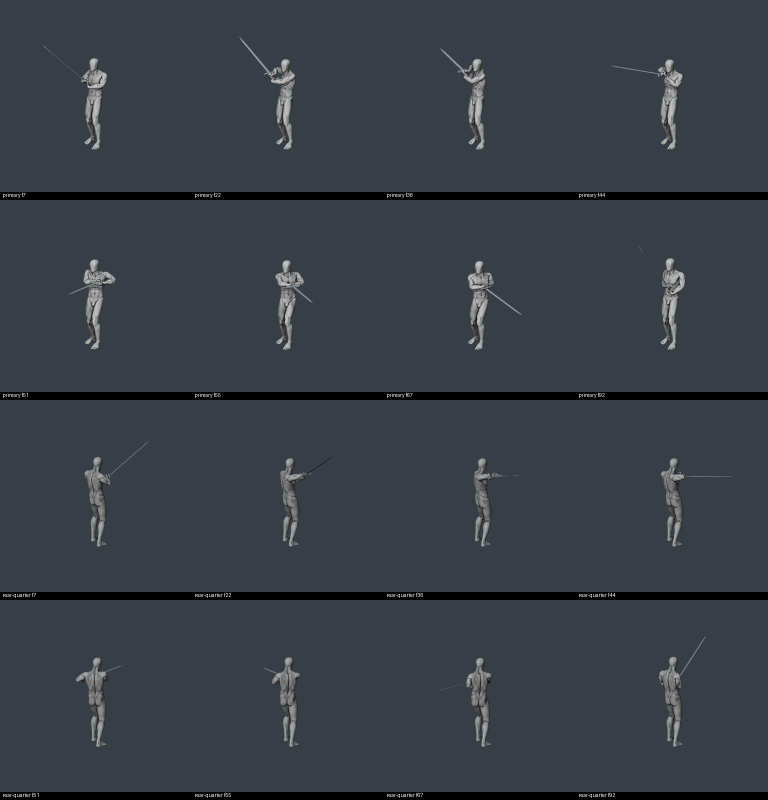
#> input picture Docs/Review/animation-intervals.jpg, 1536 x 1600 px, given in place of 01_neutral_front.png, which was not available (shown at 1/2 size)
$ python PackageCharacterFoundation.py
#> lines starting #> are read from the running program, lines starting #| are printed output that depends on the picture; pictures that were not available may be replaced by others from this repository, and a replacement may not be noted
"""Package actual source renders; no generated/concept imagery substitutes for geometry."""
import sys,json,hashlib
from pathlib import Path
ROOT=Path(__file__).resolve().parents[1]
sys.path.insert(0,str(ROOT/'Saved/VideoRuntime'))
from PIL import Image,ImageDraw,ImageFont
P=ROOT/'ArtSource/CharacterReset/CF_v001';R=P/'Review'
def font(n):return ImageFont.truetype('C:/Windows/Fonts/segoeui.ttf',n)
def sheet(name,entries,cols=3,width=480):
#> called with name = 'proportions.jpg', cols = 3, width = 480
    h=round(width*1150/900);gap=16;header=100;caption=65
    rows=(len(entries)+cols-1)//cols
    im=Image.new('RGB',(cols*width+(cols+1)*gap,header+rows*(h+caption+gap)),(19,27,34));d=ImageDraw.Draw(im)
#> after `im = Image.new('RGB', (cols * width + (cols + 1) * gap, header + rows `:
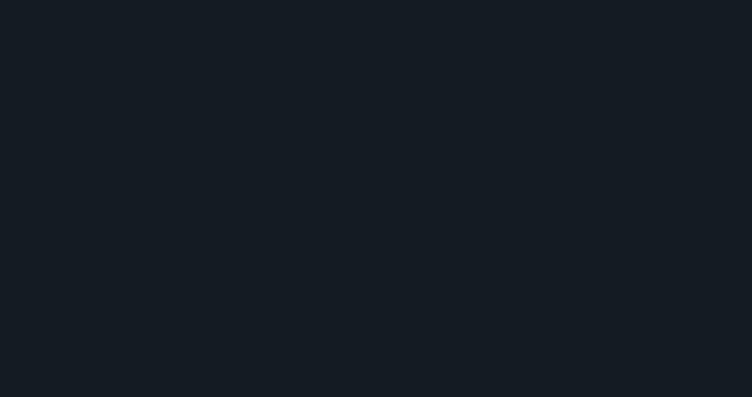
#> im: PIL image 1504x794 RGB (shown at 1/2 size); mean R, G, B 19, 27, 34
    d.text((20,15),'CF_v001  /  CHARACTER FOUNDATION',font=font(28),fill=(234,232,220))
    d.text((20,57),'Actual mesh renders • 180 cm adult study • linear skinning • visual review pending',font=font(17),fill=(164,189,199))
    for i,(file,label,detail) in enumerate(entries):
        x=gap+(i%cols)*(width+gap);y=header+(i//cols)*(h+caption+gap)
        src=Image.open(R/file).convert('RGB');src=src.resize((width,h),Image.Resampling.LANCZOS);im.paste(src,(x,y))
#> in sheet, src is the input picture: PIL image 1536x1600 RGB; mean R, G, B 55.1, 61.6, 70.9
#> after `src = src.resize((width, h), Image.Resampling.LANCZOS)`:
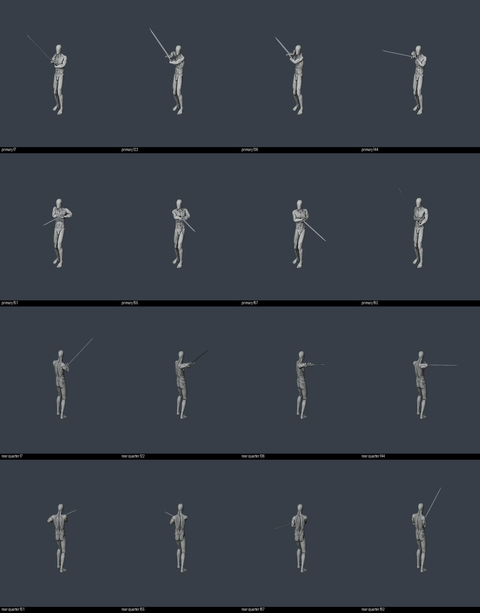
#> src: PIL image 480x613 RGB; mean R, G, B 55.1, 61.7, 70.9
#> after `im.paste(src, (x, y))`:
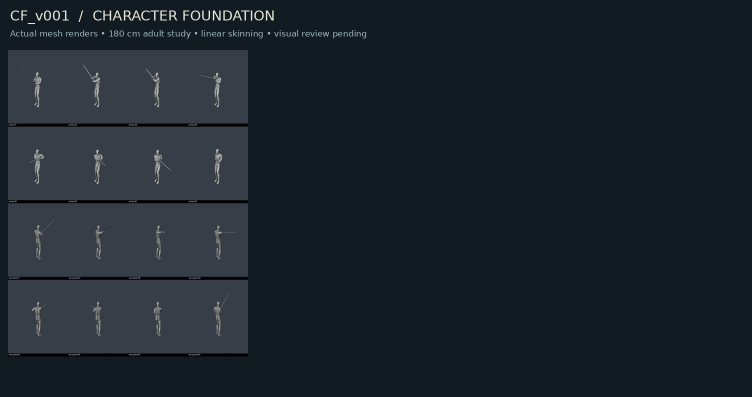
#> im: PIL image 1504x794 RGB (shown at 1/2 size); mean R, G, B 28.7, 36.3, 43.8
        d.text((x,y+h+8),label,font=font(20),fill=(234,232,220));d.text((x,y+h+36),detail,font=font(14),fill=(164,189,199))
#> pass 2 of the loop in sheet, `for i,(file,label,detail) in enumerate(entries):`:
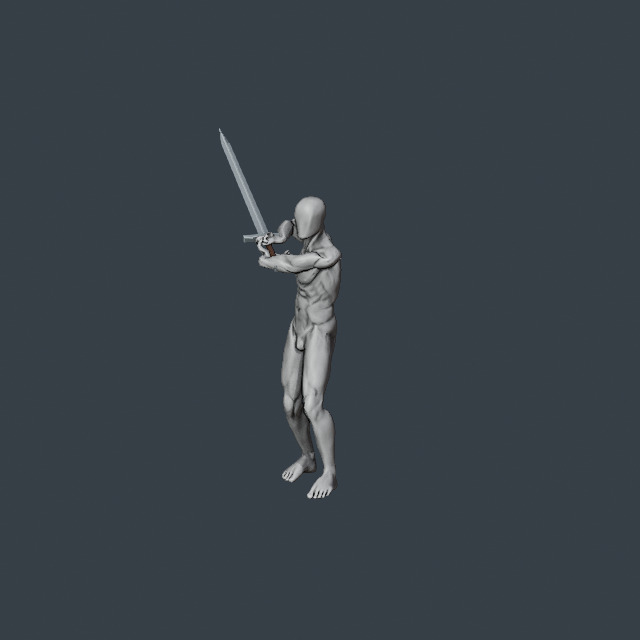
#> input picture Docs/Review/animation-load.jpg, 640 x 640 px, given in place of 02_neutral_side.png, which was not available
#> in sheet, src is the input picture: PIL image 640x640 RGB; mean R, G, B 56.6, 65.4, 72.2
#> in sheet, `src = src.resize((width, h), Image.Resampling.LANCZOS)`:
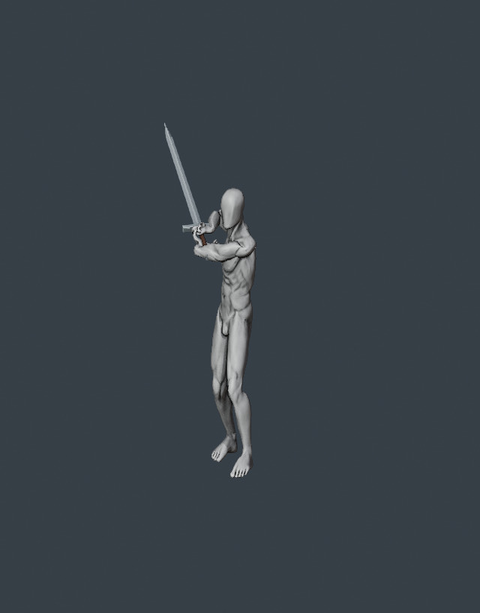
#> src: PIL image 480x613 RGB; mean R, G, B 56.6, 65.4, 72.2
#> in sheet, `im.paste(src, (x, y))`:
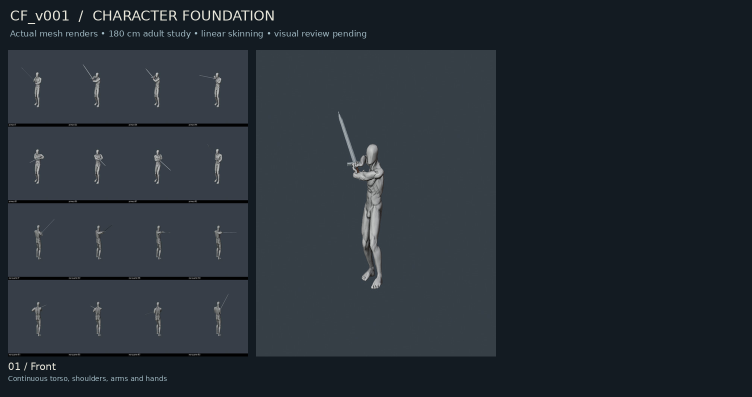
#> im: PIL image 1504x794 RGB (shown at 1/2 size); mean R, G, B 38.1, 45.9, 53.4
    im.save(R/name,quality=92)
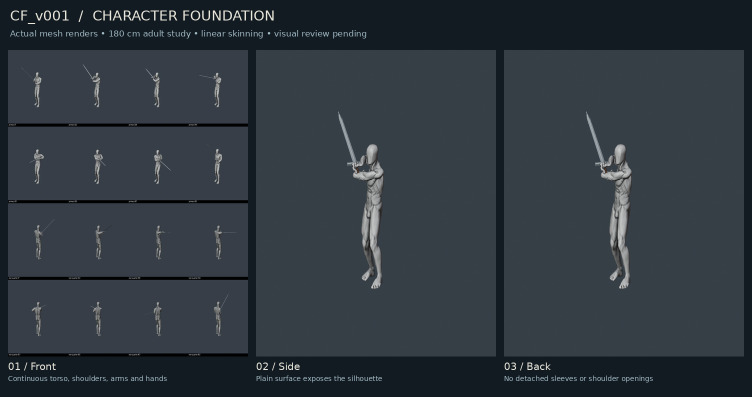
#> saved as proportions.jpg: PIL image 1504x794 RGB (shown at 1/2 size); mean R, G, B 47.7, 55.7, 63.1
sheet('proportions.jpg',[
 ('01_neutral_front.png','01 / Front','Continuous torso, shoulders, arms and hands'),
 ('02_neutral_side.png','02 / Side','Plain surface exposes the silhouette'),
 ('03_neutral_back.png','03 / Back','No detached sleeves or shoulder openings')])
sheet('shoulders.jpg',[
 ('05_shoulders_raised.png','04 / Arm elevation','Clavicle + scapular segment + upper arm'),
 ('06_forward_reach.png','05 / Forward reach','Shoulder protraction accompanies the arms'),
 ('07_elbow_flexion.png','06 / Elbow flexion','Independent wrists and articulated fingers')])
#> (the run stopped early here; a loop or call above may not have finished)
